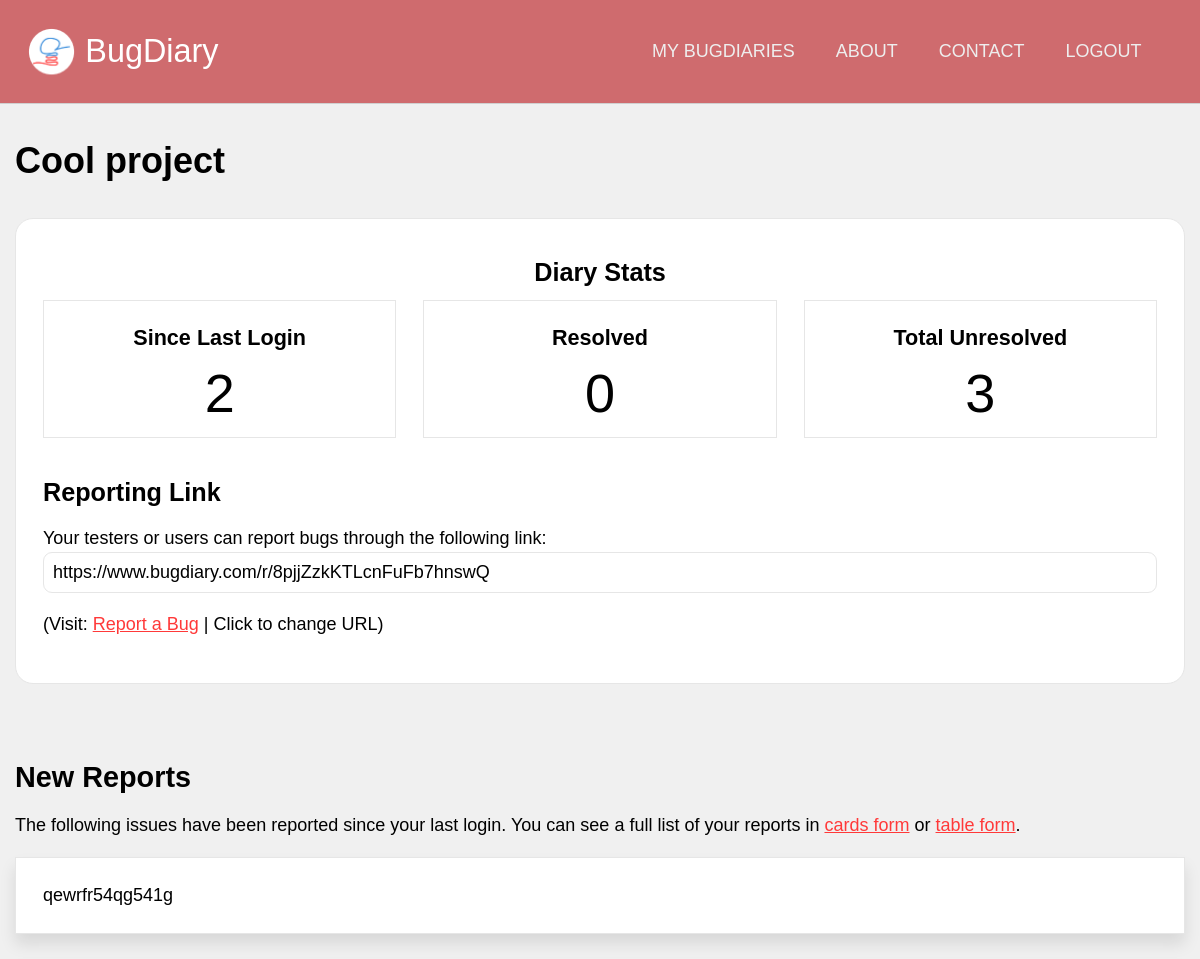
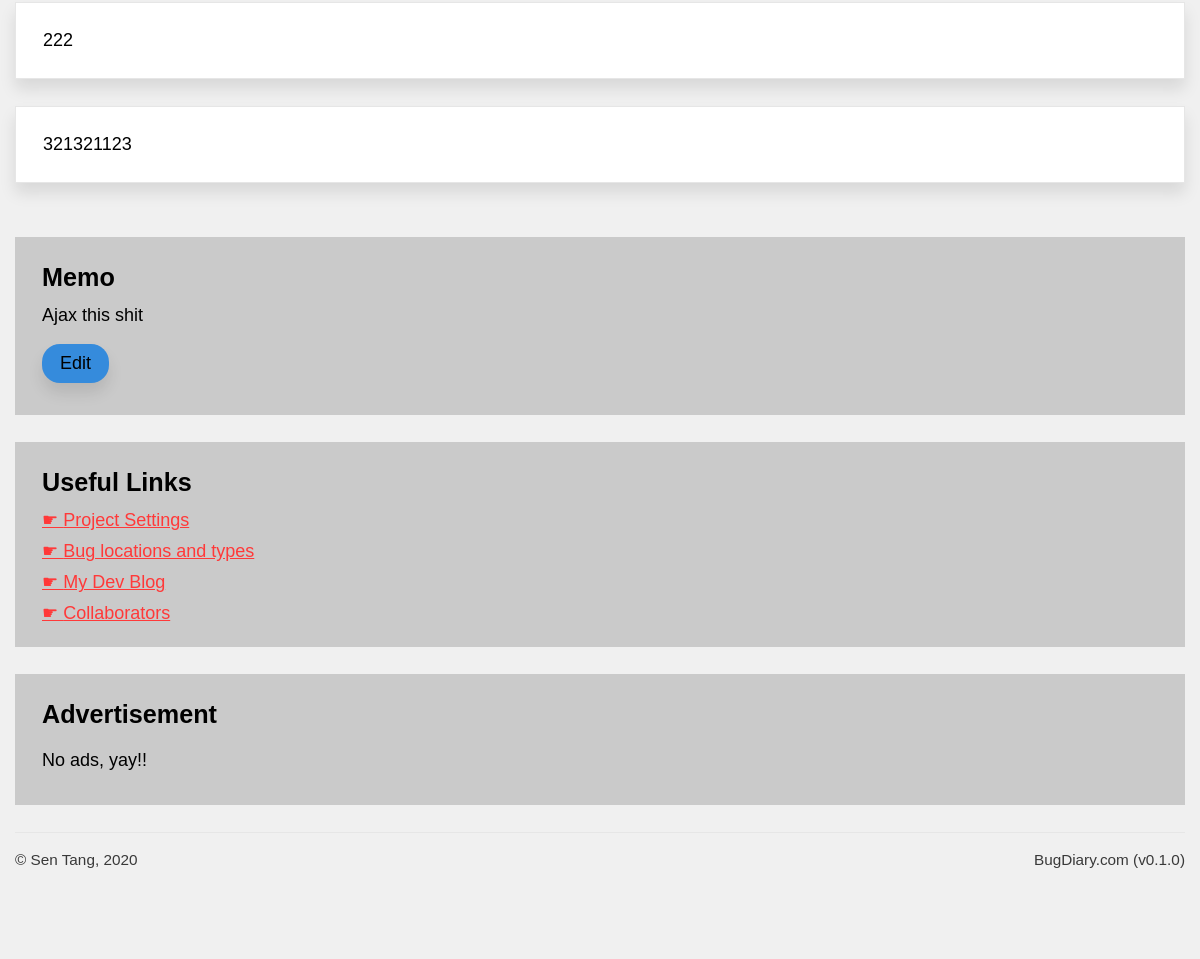
The app's page /projects/view/8pjjZzkKTLcnFuFb7hnswQ (signed in) with its own data (2 pictures, top to bottom).
### application/models.py (models this page shows, shortened)
class Projects(db.Model):
    id  = db.Column(db.Integer, primary_key = True, nullable = False)
    url = db.Column(db.String(22), index = True, unique = True, nullable = False)
    name = db.Column(db.String(100), nullable = False)
    description = db.Column(db.Text, nullable = False)
    creation_date = db.Column(db.DateTime, index = True, nullable = False)
    expiry_date = db.Column(db.DateTime, index = True, nullable = False)
    status = db.Column(db.String(10), nullable = False)
    access_code = db.Column(db.String(50), nullable = True)
    last_activity = db.Column(db.DateTime(), default = dt.datetime.now())
    owner = db.Column(db.Integer, db.ForeignKey('users.id')) #linked
    bugs = db.relationship('Bugs', backref = 'containing_project')
    locations = db.relationship('Project_bug_locations', backref = 'locations_in')
    types = db.relationship('Project_bug_types', backref = 'types_in')
    settings = db.relationship('Project_settings', backref = 'settings_for', uselist = False)
    blog_posts = db.relationship('Blog_posts', backref= 'post_target')

class Bugs(db.Model):
    id = db.Column(db.Integer, primary_key = True)
    ref_id = db.Column(db.Integer, index = True)
    details = db.Column(db.Text)
    author = db.Column(db.String(100))
    author_email = db.Column(db.String(100))
    status = db.Column(db.String(20))
    version = db.Column(db.String(20), index = True)
    report_date = db.Column(db.DateTime, index = True, default = dt.datetime.now())
    resolve_date = db.Column(db.DateTime, default = None)
    project = db.Column(db.Integer, db.ForeignKey('projects.id')) #linked
    bug_location = db.Column(db.Integer, db.ForeignKey('project_bug_locations.id')) #linked
    bug_type = db.Column(db.Integer, db.ForeignKey('project_bug_types.id')) #linked
    comments = db.relationship('Bug_comments', backref = "comment_target")

### application/projects/views.py (the view)
@projects.route('/view/<string:project_url>')
@login_required
def dashboard(project_url):
    target_project = Projects.query.filter_by(url = project_url).first()
    since_last_login = Bugs.query.filter_by(project = target_project.id).filter(Bugs.report_date > current_user.last_login).filter_by(status = "PENDING").count()
    resolved = Bugs.query.filter_by(project = target_project.id).filter_by(status = "RESOLVED").count()
    unresolved = Bugs.query.filter_by(project = target_project.id).filter_by(status = "PENDING").count()
    if target_project == None:
        flash("Sorry, the Bug Diary you were trying to access could not be found. It might have expired or you might have entered a typo.")
        return redirect(url_for('users.dashboard'))
    return render_template('dashboard.html', project = target_project, since_last_login = since_last_login, resolved = resolved, unresolved = unresolved)

### application/models.py (called while the page is built)
@login_manager.user_loader
def load_user(user_id):
    return Users.query.get(user_id)

### application/projects/templates/projects/dashboard.html (shortened to what this page needs)
{% extends 'confined.html' %}
{% import 'macros.html' as macros %}
{% block main %}
<h1>{{ project.name }}</h1>
<div class="main-aside">
    <main>
        <div class="block lined rounded text-centered bg-white">
            <h3>Diary Stats</h3>
            <div class="block-comparison-3">
                <div class="comp1 text-centered lined bg-white">
                    <h4>Since Last Login</h4>
                    <span class="bignum">{{ since_last_login }}</span>
                </div>
                <div class="comp2 text-centered lined bg-white">
                    <h4>Resolved</h4>
                    <span class="bignum">{{ resolved }}</span>
                </div>
                <div class="comp3 text-centered lined bg-white">
                    <h4>Total Unresolved</h4>
                    <span class="bignum">{{ unresolved }}</span>
                </div>
            </div>
            <div style="text-align: left">
                <h3>Reporting Link</h3>
                <p>
                    Your testers or users can report bugs through the following link:
                    <input type="text" readonly value="https://www.bugdiary.com/r/{{ project.url }}">
                    (Visit: <a href="{{ url_for('core.redirect_to', project_url = project.url )}}">Report a Bug</a> | <a onclick="toggleElement('change_url')">Click to change URL</a>)
                </p>
            </div>
        </div>
        <div class="spacer-small"></div>
        <h2>New Reports</h2>
        <p>
            The following issues have been reported since your last login. You can see a full list of your reports in <a href="">cards form</a> or <a href="">table form</a>.
        </p>
        {% for bug in project.bugs %}
            <div class="bg-white lined shadowed block">
                {{ bug.details }}
            </div>
        {% endfor %}
    </main>
    <aside>
        <div class="sidebar-block bg-gray">
            <h3>Memo</h3>
            Ajax this shit
            <br>
            <a class="button-secondary rounded shadowed">Edit</a>
        </div>
        <div class="sidebar-block bg-gray">
            <h3>Useful Links</h3>
            <a href="{{ url_for('projects.settings', project_url = project.url) }}" class="navigation">Project Settings</a>
            <a href="{{ url_for('projects.location_and_type', project_url = project.url) }}" class="navigation">Bug locations and types</a>
            <a href="{{ url_for('projects.blog', project_url = project.url) }}" class="navigation">My Dev Blog</a>
            <a href="{{ url_for('projects.collaborators', project_url = project.url) }}" class="navigation">Collaborators</a>
        </div>
        {{ macros.ad(medium) }}
    </aside>
</div>
{% endblock %}

### application/static/css/unilay5.css (style rules this page uses)
body { font-size: 18px; font-family: sans-serif; color: #000; margin: 0; padding: 0; background-color: #f0f0f0; }
p { line-height: 150%; }
main a.button-secondary, main a.button-primary { padding: 0.5em 1em; text-decoration: none; margin: 1em auto; display: inline-block; text-align: center; }
main a.button-secondary { background-color: #358bdc; color: #000; }
a:link, a:visited { color: #ff3939; }
a.navigation { display: block; margin: 0.5em 0; }
a.navigation:before { content: "☛ "; }
h2, h3, h4, h5 { margin: 0.5em 0; }
h1 { color: inherit; font-size: 2em; margin: 1em 0; }
h2 { color: inherit; font-size: 1.6em; }
h3 { color: inherit; font-size: 1.4em; }
h4 { color: inherit; font-size: 1.2em; }
.block { padding: 1.5em; margin-bottom: 1.5em; }
.sidebar-block { padding: 0.75em 1.5em; margin-bottom: 1.5em; }
.block-comparison-3 { display: grid; grid-template-areas: "comp1 comp2 comp3"; grid-template-columns: 1fr 1fr 1fr; grid-gap: 1.5em; }
.block-comparison-3 .comp1 { grid-area: comp1; }
.block-comparison-3 .comp2 { grid-area: comp2; }
.block-comparison-3 .comp3 { grid-area: comp3; }
.block-comparison-3 .comp1, .block-comparison-3 .comp2, .block-comparison-3 .comp3 { padding: 0.75em; margin-bottom: 1.5em; }
.aside-main, .main-aside { display: grid; grid-gap: 1.5em; }
.aside-main main, .main-aside main { grid-area: main; }
.aside-main aside, .main-aside aside { grid-area: aside; }
.main-aside { grid-template-areas: "main aside"; grid-template-columns: auto 400px; }
@media screen and (max-width: 1200px) { .main-aside, .aside-main { grid-template-areas: "main" "aside"; grid-template-columns: auto; grid-template-rows: auto auto; } }
.spacer-small { padding-bottom: 2em; }
.lined { border: 1px solid #e6e6e6; }
.rounded { border-radius: 1em 1em 1em 1em; -moz-border-radius: 1em 1em 1em 1em; -webkit-border-radius: 1em 1em 1em 1em; }
.shadowed { -webkit-box-shadow: 0px 10px 15px 0px rgba(0, 0, 0, 0.1); -moz-box-shadow: 0px 10px 15px 0px rgba(0, 0, 0, 0.1); box-shadow: 0px 10px 15px 0px rgba(0, 0, 0, 0.1); }
.text-centered { text-align: center; }
.bg-white { background-color: #fff; }
.bg-gray { background-color: #cacaca; }
input[type=text], input[type=number], input[type=submit], input[type=password], select, textarea, .button-styled { font-size: 1em; padding: 0.5em; -webkit-appearance: none; -moz-appearance: none; appearance: none; width: 100%; border: 1px solid; font-family: inherit; margin-bottom: 1em; border-color: #e6e6e6; -webkit-box-sizing: border-box; -moz-box-sizing: border-box; box-sizing: border-box; border-radius: 0.5em 0.5em 0.5em 0.5em; -moz-border-radius: 0.5em 0.5em 0.5em 0.5em; -webkit-border-radius: 0.5em 0.5em 0.5em 0.5em; }
.button-secondary { background-color: #358bdc; color: #000; }

### application/static/css/custom.css (style rules this page uses)
.bignum { font-size: 3em; }

### records on screen
Projects: name "Cool project", url "https://www.bugdiary.com/r/8pjjZzkKTLcnFuFb7hnswQ"
Bugs: details "qewrfr54qg541g"
Bugs: details "222"
Bugs: details "321321123"

### other values on screen
{{ since_last_login }} "2"
{{ resolved }} "0"
{{ unresolved }} "3"
{{ version }} "0.1.0"
